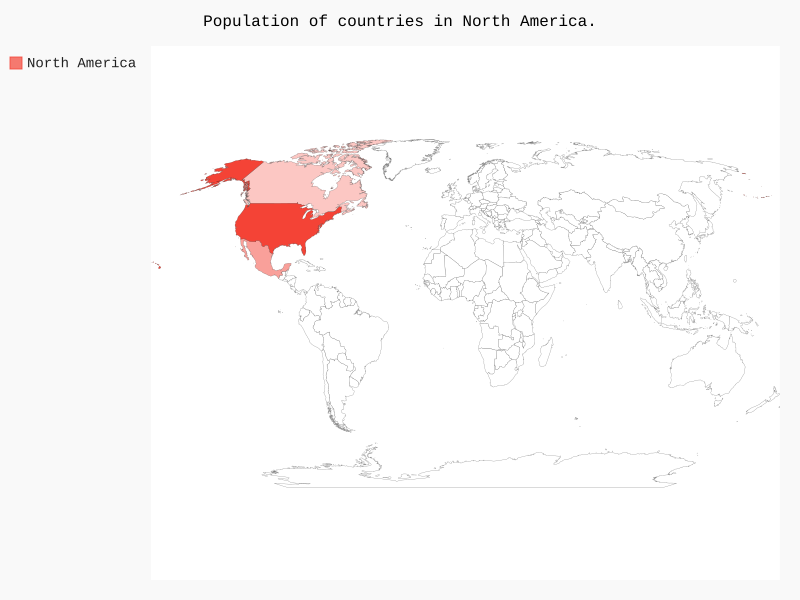

Generate this figure with Python:
import pygal
wm = pygal.maps.world.World()

wm.title = "Population of countries in North America."

#Pygal will automatically use the inputted numbers to shade the countries from light
#(less populated) to dark (more populated)
wm.add('North America', {'ca': 34126000, 'us': 309349000, 'mx': 113423000})

wm.render_to_file('na_populations.svg')
